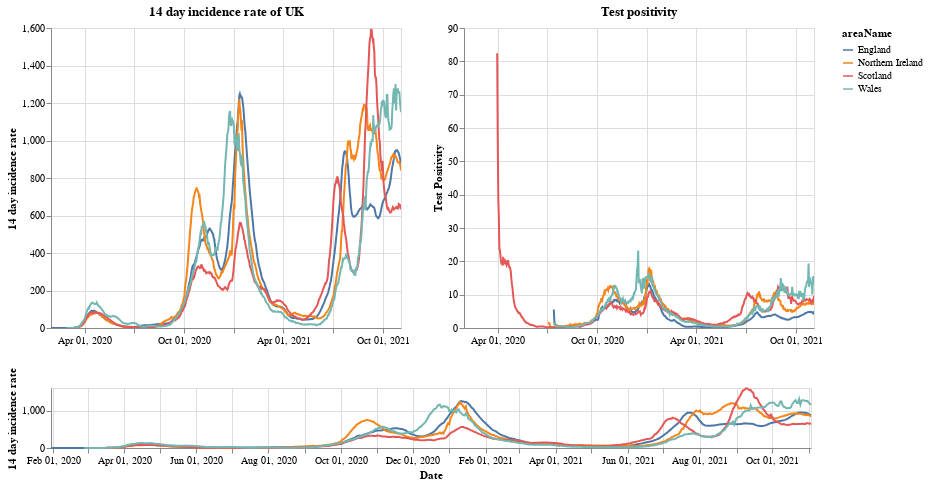

The code cell stored with this chart in its notebook:
### Markdown cell above
# Plots

First a plot with each country in the UK. The top right shows the positivity rate for (which is the percentage of registered tests which were positive) while the top left is the 14 day incidence rate. The bottom chart can be used to select the timeframe (does not work on a mobile device).

### Code cell
#collapse
brush = alt.selection(type='interval', name='DateBrush',encodings=['x'],fields=['Time'])
leg_selection = alt.selection_multi(fields=['areaName'], bind='legend')

base = alt.Chart(uk_cases).mark_line().encode(
    x=alt.X("yearmonthdate(date):T", axis=alt.Axis(title='Date')),
    y=alt.Y("twoWeeklyCasesRate:Q", axis=alt.Axis(title='14 day incidence rate')),
    tooltip=['areaName', 'date','twoWeeklyCasesRate', 'testPositivity'],
    color='areaName',
    opacity=alt.condition(leg_selection, alt.value(2), alt.value(0.1))
).add_selection(leg_selection).properties(width=350)

upper = base.encode(alt.X('yearmonthdate(date):T', axis=alt.Axis(title=''),
                         scale=alt.Scale(domain=brush))
                   ).properties(title=f'14 day incidence rate of UK')
upper_right = upper.encode(alt.Y('testPositivity:Q', axis=alt.Axis(title='Test Positivity'))).properties(title='Test positivity')
lower = base.properties(height=60, width = 760).add_selection(brush)

(upper | upper_right) & lower

### Figure 1 — Vega-Lite specification as saved in the notebook (floating-point values rounded to 4 significant figures; data arrays with more than 128 entries replaced by an {"elided": "..."} marker saying what was removed)
{"config": {"view": {"continuousWidth": 400, "continuousHeight": 300}}, "vconcat": [{"hconcat": [{"mark": "line", "encoding": {"color": {"type": "nominal", "field": "areaName"}, "opacity": {"condition": {"value": 2, "selection": "selector001"}, "value": 0.1}, "tooltip": [{"type": "nominal", "field": "areaName"}, {"type": "temporal", "field": "date"}, {"type": "quantitative", "field": "twoWeeklyCasesRate"}, {"type": "quantitative", "field": "testPositivity"}], "x": {"type": "temporal", "axis": {"title": ""}, "field": "date", "scale": {"domain": {"selection": "DateBrush"}}, "timeUnit": "yearmonthdate"}, "y": {"type": "quantitative", "axis": {"title": "14 day incidence rate"}, "field": "twoWeeklyCasesRate"}}, "selection": {"selector001": {"type": "multi", "fields": ["areaName"], "bind": "legend"}}, "title": "14 day incidence rate of UK", "width": 350}, {"mark": "line", "encoding": {"color": {"type": "nominal", "field": "areaName"}, "opacity": {"condition": {"value": 2, "selection": "selector001"}, "value": 0.1}, "tooltip": [{"type": "nominal", "field": "areaName"}, {"type": "temporal", "field": "date"}, {"type": "quantitative", "field": "twoWeeklyCasesRate"}, {"type": "quantitative", "field": "testPositivity"}], "x": {"type": "temporal", "axis": {"title": ""}, "field": "date", "scale": {"domain": {"selection": "DateBrush"}}, "timeUnit": "yearmonthdate"}, "y": {"type": "quantitative", "axis": {"title": "Test Positivity"}, "field": "testPositivity"}}, "selection": {"selector001": {"type": "multi", "fields": ["areaName"], "bind": "legend"}}, "title": "Test positivity", "width": 350}]}, {"mark": "line", "encoding": {"color": {"type": "nominal", "field": "areaName"}, "opacity": {"condition": {"value": 2, "selection": "selector001"}, "value": 0.1}, "tooltip": [{"type": "nominal", "field": "areaName"}, {"type": "temporal", "field": "date"}, {"type": "quantitative", "field": "twoWeeklyCasesRate"}, {"type": "quantitative", "field": "testPositivity"}], "x": {"type": "temporal", "axis": {"title": "Date"}, "field": "date", "timeUnit": "yearmonthdate"}, "y": {"type": "quantitative", "axis": {"title": "14 day incidence rate"}, "field": "twoWeeklyCasesRate"}}, "height": 60, "selection": {"selector001": {"type": "multi", "fields": ["areaName"], "bind": "legend"}, "DateBrush": {"type": "interval", "encodings": ["x"], "fields": ["Time"]}}, "width": 760}], "data": {"name": "data-075ed7d530f766f5a6c554d803185a0a"}, "$schema": "https://vega.github.io/schema/vega-lite/v4.8.1.json", "datasets": {"data-075ed7d530f766f5a6c554d803185a0a": {"elided": "2484 records"}}}
